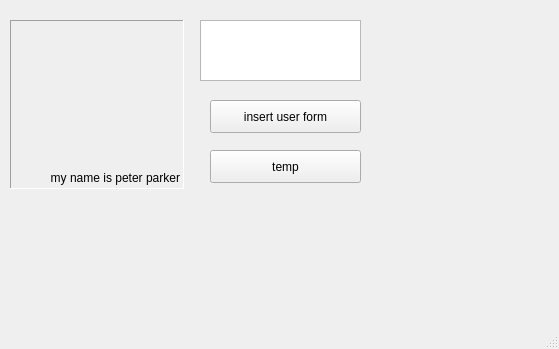
<?xml version="1.0" encoding="UTF-8"?>
<ui version="4.0">
 <class>AdminWindow</class>
 <widget class="QMainWindow" name="AdminWindow">
  <property name="geometry">
   <rect>
    <x>0</x>
    <y>0</y>
    <width>559</width>
    <height>349</height>
   </rect>
  </property>
  <property name="windowTitle">
   <string>AdminWindow</string>
  </property>
  <widget class="QWidget" name="centralwidget">
   <widget class="QTextEdit" name="textEdit">
    <property name="geometry">
     <rect>
      <x>200</x>
      <y>20</y>
      <width>161</width>
      <height>61</height>
     </rect>
    </property>
   </widget>
   <widget class="QLabel" name="label">
    <property name="geometry">
     <rect>
      <x>10</x>
      <y>20</y>
      <width>174</width>
      <height>169</height>
     </rect>
    </property>
    <property name="frameShape">
     <enum>QFrame::Panel</enum>
    </property>
    <property name="frameShadow">
     <enum>QFrame::Sunken</enum>
    </property>
    <property name="text">
     <string>my name is peter parker</string>
    </property>
    <property name="alignment">
     <set>Qt::AlignBottom|Qt::AlignRight|Qt::AlignTrailing</set>
    </property>
   </widget>
   <widget class="QPushButton" name="insertUserDialog">
    <property name="geometry">
     <rect>
      <x>210</x>
      <y>100</y>
      <width>151</width>
      <height>33</height>
     </rect>
    </property>
    <property name="text">
     <string>insert user form</string>
    </property>
   </widget>
   <widget class="QPushButton" name="temp">
    <property name="geometry">
     <rect>
      <x>210</x>
      <y>150</y>
      <width>151</width>
      <height>33</height>
     </rect>
    </property>
    <property name="text">
     <string>temp</string>
    </property>
   </widget>
  </widget>
  <widget class="QMenuBar" name="menubar">
   <property name="geometry">
    <rect>
     <x>0</x>
     <y>0</y>
     <width>559</width>
     <height>29</height>
    </rect>
   </property>
  </widget>
  <widget class="QStatusBar" name="statusbar"/>
 </widget>
 <resources/>
 <connections/>
</ui>
